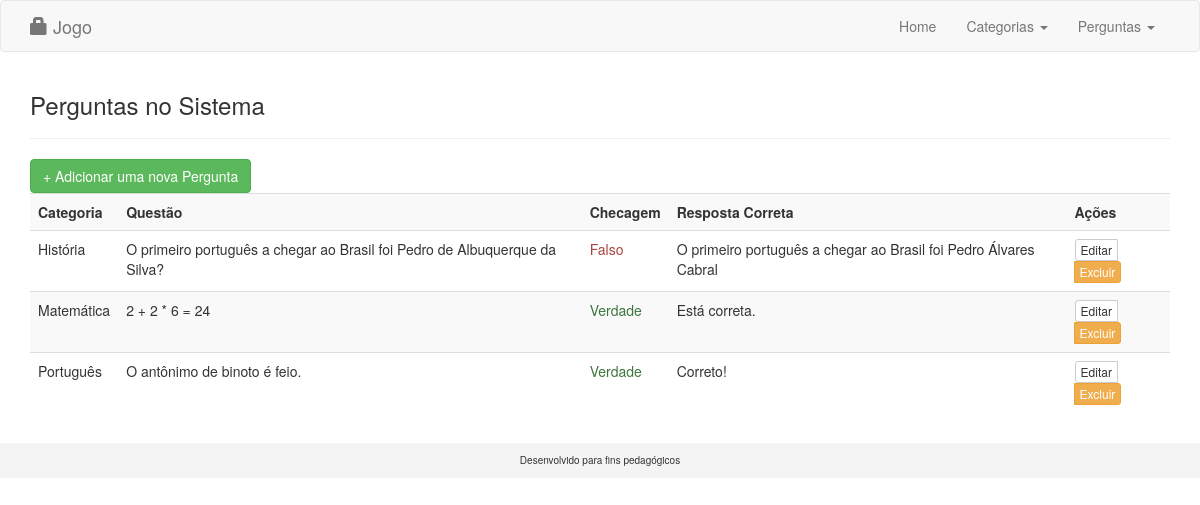
Screenshot of /listar-perguntas.php with the database file from the repository.
### tables this page shows
CREATE TABLE `categorias` (
  `id` int(11) NOT NULL,
  `nome` varchar(45) NOT NULL
);

CREATE TABLE `perguntas` (
  `id` int(11) NOT NULL,
  `questao` varchar(255) NOT NULL,
  `checagem` tinyint(1) NOT NULL,
  `resposta_correta` varchar(255) DEFAULT 'Parabéns, você acertou!!',
  `categorias_id` int(11) NOT NULL,
  `repondido` tinyint(1) NOT NULL DEFAULT '0'
);

### listar-perguntas.php (the view, shortened to what this page needs)
<?php
require_once(__DIR__ ."/conexao.php");
$sqlPerguntas = "SELECT * FROM perguntas";
$resultadoPerguntas = mysqli_query($conexao, $sqlPerguntas);
$sqlCategorias = "SELECT * FROM categorias";
$resultadoCategorias = mysqli_query($conexao, $sqlCategorias);
$categorias = array();
while ($cat = mysqli_fetch_object($resultadoCategorias)) {
		array_push($categorias, $cat);
	}
require_once(__DIR__ ."/includes/header.php");
require_once(__DIR__ ."/includes/menu.php");
?>
	<div class="container">
		<h3>Perguntas no Sistema</h3>
		<hr>
		<a href="form-pergunta.php" class="btn btn-success botao-new">+ Adicionar uma nova Pergunta</a>
	</div>
	<section class="container">
		<div class="table-responsive">
			<table class="table table-striped table-hover">
				<tr>
					<th>Categoria</th>
					<th>Questão</th>
					<th>Checagem</th>
					<th>Resposta Correta</th>
					<th>Ações</th>
				</tr>
				<?php
				while ($pergunta = mysqli_fetch_object($resultadoPerguntas)) { ?>
					<tr>
						<td>
							<?php
								foreach ($categorias as $categoria) {
									if ($pergunta->categorias_id == $categoria->id) {
										echo $categoria->nome;
										break;
									}
								}
							?>
						</td>
						<td><?php echo $pergunta->questao ?></td>
						<td>
							<?php
								echo ($pergunta->checagem)
								? "<span class='text-success'>Verdade</span>"
								: "<span class='text-danger'>Falso</span>";
							?>
						</td>
						<td>
							<?php echo $pergunta->resposta_correta ?>
						</td>
						<td>
							<div class="btn-group">
								<a href='editar-pergunta.php?id=<?php echo $pergunta->id ?>'
									class='btn btn-default btn-xs'>
									Editar
								</a>
								<a href='#'
										class='btn btn-warning btn-xs'
										data-toggle="modal" data-target="#<?php echo $pergunta->id ?>">
										Excluir
								</a>
							</div>
						</td>
					</tr>
				<?php }  ?>
				</table>
			</div>
		</section>
<?php require_once(__DIR__ ."/includes/footer.php"); ?>

### includes/header.php (shortened to what this page needs)
<!DOCTYPE html>
<html>
<head>
	<link rel="stylesheet" href="https://maxcdn.bootstrapcdn.com/bootstrap/3.3.7/css/bootstrap.min.css">
</head>
<body>

### includes/menu.php (shortened to what this page needs)
<nav class="navbar navbar-default">
	<div class="container">
		<div class="navbar-header">
			<a class="navbar-brand" href="index.php">
				<span class="glyphicon glyphicon-lock" aria-hidden="true"></span>
					 Jogo
			</a>
		</div>
		<div class="collapse navbar-collapse" id="bs-example-navbar-collapse-1">
			<ul class="nav navbar-nav navbar-right">
				<li><a href="index.php">Home</a></li>
				<li class="dropdown">
					<a href="#" class="dropdown-toggle" data-toggle="dropdown" role="button" aria-haspopup="true" aria-expanded="false">Categorias <span class="caret"></span></a>
				</li>
				<li class="dropdown">
					<a href="#" class="dropdown-toggle" data-toggle="dropdown" role="button" aria-haspopup="true" aria-expanded="false">Perguntas <span class="caret"></span></a>
				</li>
			</ul>
		</div>
	</div>
</nav>

### includes/footer.php (shortened to what this page needs)
	<footer class="container-fluid">
		Desenvolvido para fins pedagógicos
	</footer>
</body>
</html>

### includes/header.php (style rules this page uses)
footer { padding: 10px; margin-top: 10px; text-align: center; font-size: 10px; background-color: #f4f4f4; }

### rows the page displays
perguntas: questao "O primeiro português a chegar ao Brasil foi Pedro de Albuquerque da Silva?", checagem "Falso", resposta_correta "O primeiro português a chegar ao Brasil foi Pedro Álvares Cabral"
categorias: nome "História"
perguntas: questao "2 + 2 * 6 = 24", checagem "Verdade", resposta_correta "Está correta."
categorias: nome "Matemática"
perguntas: questao "O antônimo de binoto é feio.", checagem "Verdade", resposta_correta "Correto!"
categorias: nome "Português"
